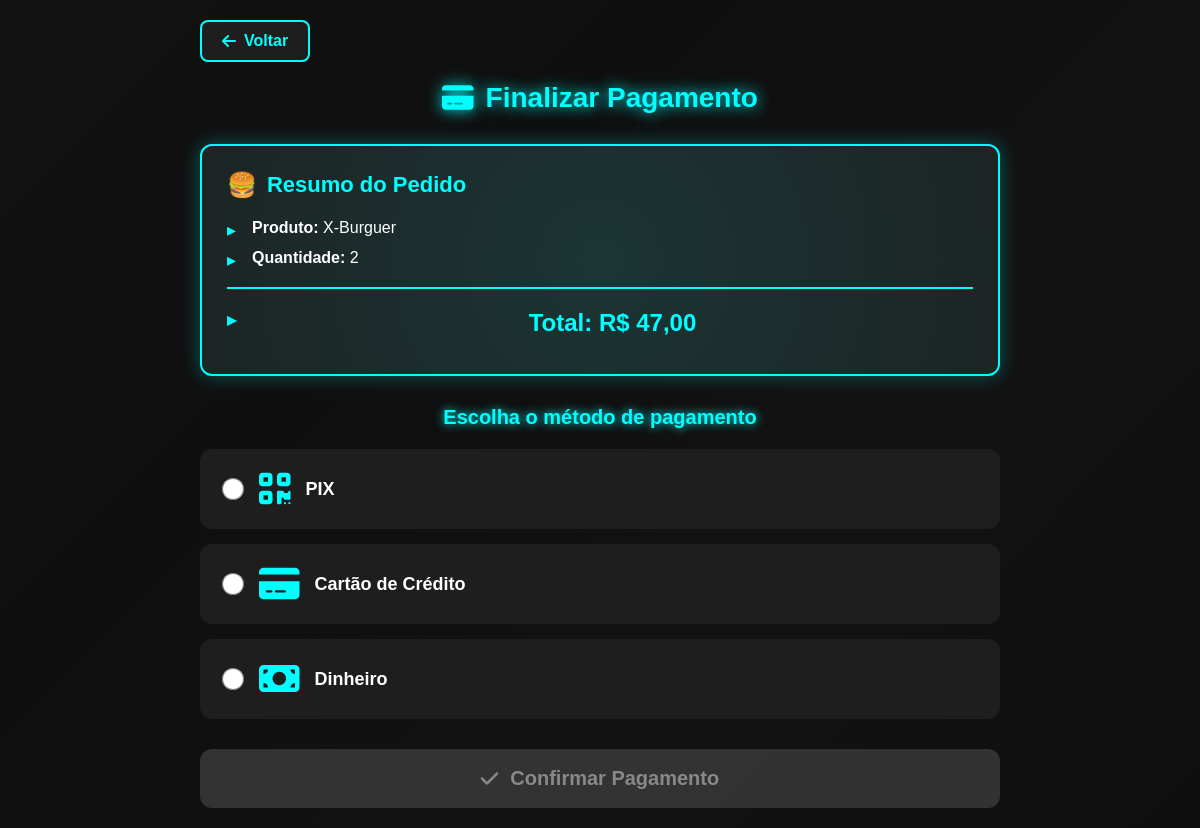
/pagamento.php?pedido_id=14 (signed in), run on the app's committed database.
### tables this page shows
CREATE TABLE `pedidos` (
  `id` int(11) NOT NULL,
  `numero_pedido` varchar(20) DEFAULT NULL,
  `id_cliente` int(11) NOT NULL,
  `numero_mesa` int(11) DEFAULT NULL,
  `id_produto` int(11) NOT NULL,
  `tipo_produto` enum('normal','especial') DEFAULT 'normal',
  `quantidade` int(11) NOT NULL,
  `total` decimal(10,2) NOT NULL,
  `data` timestamp NOT NULL DEFAULT current_timestamp(),
  `data_pedido` timestamp NOT NULL DEFAULT current_timestamp(),
  `status` varchar(50) DEFAULT 'Pendente',
  `metodo_pagamento` varchar(50) DEFAULT NULL,
  `observacoes` text DEFAULT NULL,
  `status_pagamento` varchar(50) DEFAULT 'Aguardando'
);

CREATE TABLE `produtos` (
  `id` int(11) NOT NULL,
  `nome` varchar(100) NOT NULL,
  `descricao` text DEFAULT NULL,
  `preco` decimal(10,2) NOT NULL,
  `imagem` varchar(255) DEFAULT NULL
);

### pagamento.php (the view, shortened to what this page needs)
<?php
include "config.php";
$id_pedido = intval($_GET['pedido_id']);
$pedido = $conn->query("SELECT pedidos.*, produtos.nome AS produto_nome
                        FROM pedidos
                        JOIN produtos ON pedidos.id_produto = produtos.id
                        WHERE pedidos.id=$id_pedido AND pedidos.id_cliente=" . $_SESSION['id_usuario'])->fetch_assoc();
?>
<!DOCTYPE html>
<html lang="pt-BR">
<head>
    <link rel="stylesheet" href="css/pagamento.css?e=<?php echo rand(0, 10000) ?>">
    <link rel="stylesheet" href="https://cdnjs.cloudflare.com/ajax/libs/font-awesome/6.5.0/css/all.min.css">
</head>
<body>
    <div class="container">
        <a href="painel_cliente.php" class="btn-voltar"><i class="fa fa-arrow-left"></i> Voltar</a>
        <h1><i class="fa fa-credit-card"></i> Finalizar Pagamento</h1>
        <div class="pedido-resumo">
            <h2>Resumo do Pedido</h2>
            <p><strong>Produto:</strong> <?= $pedido['produto_nome'] ?></p>
            <p><strong>Quantidade:</strong> <?= $pedido['quantidade'] ?></p>
            <p class="total"><strong>Total:</strong> R$ <?= number_format($pedido['total'], 2, ',', '.') ?></p>
        </div>
        <div class="metodos-pagamento">
            <h2>Escolha o método de pagamento</h2>
            <div class="metodo-card" onclick="selecionarMetodo('pix')">
                <input type="radio" name="metodo" id="pix" value="pix">
                <label for="pix">
                    <i class="fa fa-qrcode"></i>
                    <span>PIX</span>
                </label>
            </div>
            <div class="metodo-card" onclick="selecionarMetodo('cartao')">
                <input type="radio" name="metodo" id="cartao" value="cartao">
                <label for="cartao">
                    <i class="fa fa-credit-card"></i>
                    <span>Cartão de Crédito</span>
                </label>
            </div>
            <div class="metodo-card" onclick="selecionarMetodo('dinheiro')">
                <input type="radio" name="metodo" id="dinheiro" value="dinheiro">
                <label for="dinheiro">
                    <i class="fa fa-money-bill"></i>
                    <span>Dinheiro</span>
                </label>
            </div>
        </div>
        <form method="POST" id="form-final">
            <button type="submit" name="processar_pagamento" id="btn-confirmar" disabled>
                <i class="fa fa-check"></i> Confirmar Pagamento
            </button>
        </form>
    </div>
</body>
</html>

### css/pagamento.css (style rules this page uses)
* { margin: 0; padding: 0; box-sizing: border-box; font-family: Arial, sans-serif; }
body { background: linear-gradient(-45deg, #0f0f0f, #121212, #0f0f0f, #121212); color: #fff; padding: 20px; min-height: 100vh; display: flex; align-items: center; justify-content: center; }
.container { max-width: 800px; width: 100%; animation: fadeInUp 0.6s ease-out; }
.btn-voltar { display: inline-flex; align-items: center; gap: 8px; color: #0ff; text-decoration: none; padding: 10px 20px; border: 2px solid #0ff; border-radius: 8px; margin-bottom: 20px; transition: 0.3s; font-weight: bold; background: #1e1e1e; }
h1 { text-align: center; color: #0ff; margin-bottom: 30px; text-shadow: 0 0 15px #0ff; font-size: 28px; display: flex; align-items: center; justify-content: center; gap: 12px; animation: glow 2s ease-in-out infinite alternate; }
.pedido-resumo { background: #1e1e1e; padding: 25px; border-radius: 12px; margin-bottom: 30px; box-shadow: 0 0 20px rgba(0, 255, 255, 0.3); border: 2px solid #0ff; position: relative; overflow: hidden; }
.pedido-resumo::before { content: ''; position: absolute; top: -50%; left: -50%; width: 200%; height: 200%; background: radial-gradient(circle, rgba(0, 255, 255, 0.1), transparent 70%); animation: rotate 10s linear infinite; pointer-events: none; }
.pedido-resumo h2 { color: #0ff; margin-bottom: 20px; font-size: 22px; position: relative; z-index: 1; display: flex; align-items: center; gap: 10px; }
.pedido-resumo h2::before { content: '🍔'; font-size: 24px; }
.pedido-resumo p { margin: 12px 0; font-size: 16px; position: relative; z-index: 1; padding-left: 25px; position: relative; }
.pedido-resumo p::before { content: '▸'; position: absolute; left: 0; color: #0ff; font-size: 18px; }
.pedido-resumo .total { font-size: 24px; color: #0ff; font-weight: bold; margin-top: 20px; padding-top: 20px; border-top: 2px solid #0ff; text-align: center; animation: pulse 2s ease-in-out infinite; }
.metodos-pagamento { margin-bottom: 30px; }
.metodos-pagamento h2 { color: #0ff; margin-bottom: 20px; text-align: center; font-size: 20px; text-shadow: 0 0 10px #0ff; }
.metodo-card { background: #1e1e1e; padding: 20px; border-radius: 12px; margin-bottom: 15px; cursor: pointer; transition: all 0.3s ease; border: 2px solid transparent; display: flex; align-items: center; gap: 15px; position: relative; overflow: hidden; }
.metodo-card::before { content: ''; position: absolute; top: 50%; left: 50%; width: 0; height: 0; border-radius: 50%; background: rgba(0, 255, 255, 0.1); transform: translate(-50%, -50%); transition: width 0.4s, height 0.4s; }
.metodo-card input[type="radio"] { width: 22px; height: 22px; cursor: pointer; accent-color: #0ff; position: relative; z-index: 1; }
.metodo-card label { display: flex; align-items: center; gap: 15px; cursor: pointer; flex: 1; font-size: 18px; font-weight: bold; position: relative; z-index: 1; }
.metodo-card i { font-size: 36px; color: #0ff; transition: transform 0.3s; }
#btn-confirmar { width: 100%; padding: 18px; border-radius: 12px; border: none; background: linear-gradient(135deg, #00cc55, #009944); color: #fff; font-size: 20px; font-weight: bold; cursor: pointer; transition: all 0.3s; display: flex; align-items: center; justify-content: center; gap: 12px; box-shadow: 0 5px 15px rgba(0, 204, 85, 0.4); position: relative; overflow: hidden; }
#btn-confirmar::before { content: ''; position: absolute; top: 50%; left: 50%; width: 0; height: 0; border-radius: 50%; background: rgba(255, 255, 255, 0.3); transform: translate(-50%, -50%); transition: width 0.6s, height 0.6s; }
#btn-confirmar:disabled { background: #555; cursor: not-allowed; opacity: 0.5; box-shadow: none; }
#btn-confirmar i { position: relative; z-index: 1; }
html { -webkit-text-size-adjust: 100%; }
.metodo-card, .area-pagamento, .pedido-resumo, .btn-voltar, #btn-confirmar { will-change: transform; }

### data on the page
pedidos: id_produto.nome "X-Burguer", quantidade "2", total "47,00"
